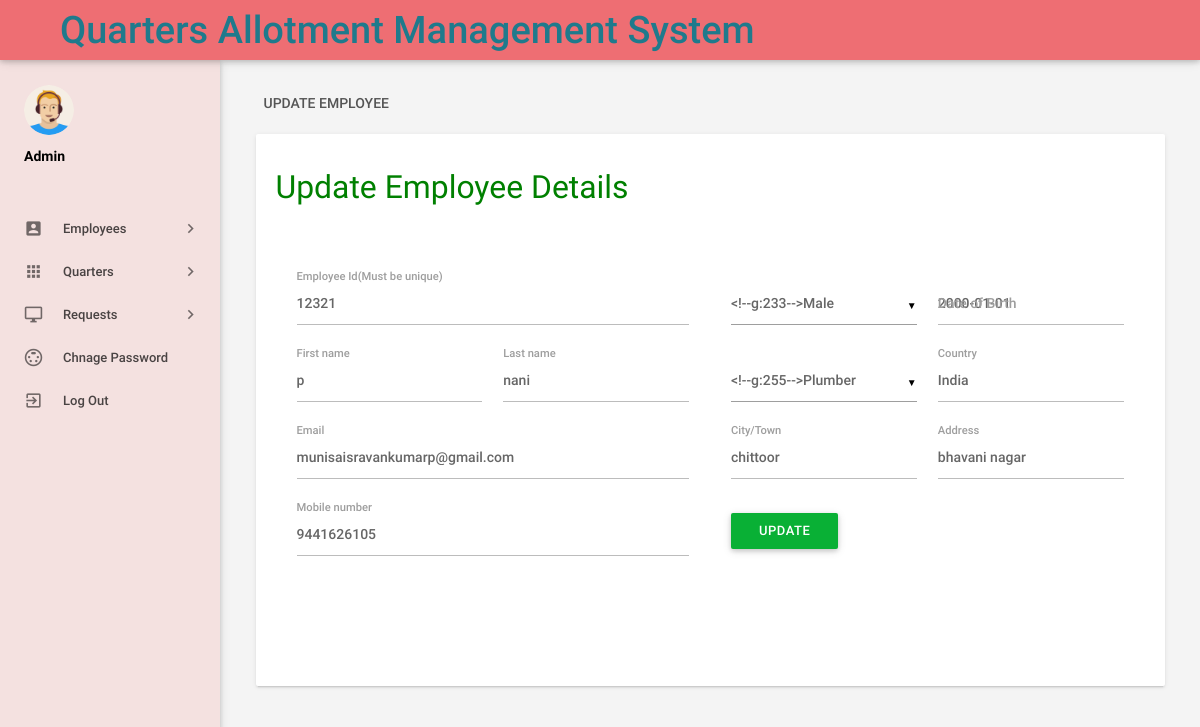
Screenshot of /admin/editemployee.php?empid=10 (signed in) with the database file from the repository.
### tables this page shows
CREATE TABLE `tblemployees` (
  `id` int(11) NOT NULL,
  `EmpId` varchar(100) NOT NULL,
  `FirstName` varchar(150) NOT NULL,
  `LastName` varchar(150) NOT NULL,
  `EmailId` varchar(200) NOT NULL,
  `Password` varchar(180) NOT NULL,
  `Gender` varchar(100) NOT NULL,
  `Dob` varchar(100) NOT NULL,
  `Department` varchar(255) NOT NULL,
  `Address` varchar(255) NOT NULL,
  `City` varchar(200) NOT NULL,
  `Country` varchar(150) NOT NULL,
  `Phonenumber` char(11) NOT NULL,
  `Status` int(1) NOT NULL,
  `RegDate` timestamp NOT NULL DEFAULT current_timestamp()
);

### admin/editemployee.php (the view, shortened to what this page needs)
<?php
include('includes/config.php');
if(strlen($_SESSION['alogin'])==0)
    {
header('location:index.php');
}
else{
    ?>
<!DOCTYPE html>
<html lang="en">
    <head>
        <link type="text/css" rel="stylesheet" href="../assets/plugins/materialize/css/materialize.min.css"/>
         <link type="text/css" rel="stylesheet" href="../assets/plugins/materialize/css/materialize.css"/>
        <link href="../assets/plugins/material-preloader/css/materialPreloader.min.css" rel="stylesheet">
        <link href="../assets/css/alpha.min.css" rel="stylesheet" type="text/css"/>
        <link href="../assets/css/custom.css" rel="stylesheet" type="text/css"/>
        <link href="../assets/css/style.css" rel="stylesheet" type="text/css"/>
    </head>
    <body>
  <?php include('includes/header.php');?>
       <?php include('includes/sidebar.php');?>
   <main class="mn-inner">
                <div class="row">
                    <div class="col s12">
                        <div class="page-title">Update employee</div>
                    </div>
                    <div class="col s12 m12 l12">
                        <div class="card">
                            <div class="card-content">
                                <form id="example-form" method="post" name="updatemp">
                                    <div>
                                        <h4 style="color: green;">Update Employee Details</h4>
                                        <section>
                                            <div class="wizard-content">
                                                <div class="row">
                                                    <div class="col m6">
                                                        <div class="row">
<?php
$eid=intval($_GET['empid']);
$sql = "SELECT * from  tblemployees where id=:eid";
$query = $dbh -> prepare($sql);
$query -> bindParam(':eid',$eid, PDO::PARAM_STR);
$query->execute();
$results=$query->fetchAll(PDO::FETCH_OBJ);
if($query->rowCount() > 0)
{
foreach($results as $result)
{               ?>
 <div class="input-field col  s12">
<label for="empcode">Employee Id(Must be unique)</label>
<input  name="empcode" id="empcode" value="<?php echo htmlentities($result->EmpId);?>" type="text" autocomplete="off" readonly required>
</div>
<div class="input-field col m6 s12">
<label for="firstName">First name</label>
<input id="firstName" name="firstName" value="<?php echo htmlentities($result->FirstName);?>"  type="text" required>
</div>
<div class="input-field col m6 s12">
<label for="lastName">Last name </label>
<input id="lastName" name="lastName" value="<?php echo htmlentities($result->LastName);?>" type="text" autocomplete="off" required>
</div>
<div class="input-field col s12">
<label for="email">Email</label>
<input  name="email" type="email" id="email" value="<?php echo htmlentities($result->EmailId);?>" readonly autocomplete="off" required>
</div>
<div class="input-field col s12">
<label for="phone">Mobile number</label>
<input id="phone" name="mobileno" type="tel" value="<?php echo htmlentities($result->Phonenumber);?>" maxlength="10" autocomplete="off" required>
 </div>
</div>
</div>
<div class="col m6">
<div class="row">
<div class="input-field col m6 s12">
</div>
<div class="input-field col m6 s12">
<label for="birthdate">Date of Birth</label>
<input id="birthdate" name="dob"  class="datepicker" value="<?php echo htmlentities($result->Dob);?>" >
</div>
<div class="input-field col m6 s12">
</div>
<div class="input-field col m6 s12">
<label for="country">Country</label>
<input id="country" name="country" type="text"  value="<?php echo htmlentities($result->Country);?>" autocomplete="off" required>
</div>
<div class="input-field col m6 s12">
<label for="city">City/Town</label>
<input id="city" name="city" type="text"  value="<?php echo htmlentities($result->City);?>" autocomplete="off" required>
 </div>
<div class="input-field col m6 s12">
<label for="address">Address</label>
<input id="address" name="address" type="text"  value="<?php echo htmlentities($result->Address);?>" autocomplete="off" required>
</div>
<?php }}?>
<div class="input-field col s12">
<button type="submit" name="update"  id="update" class="waves-effect waves-light btn indigo m-b-xs">UPDATE</button>
</div>
                                                        </div>
                                                    </div>
                                                </div>
                                            </div>
                                        </section>
                                    </div>
                                </form>
                            </div>
                        </div>
                    </div>
                </div>
            </main>
        </div>
        <div class="left-sidebar-hover"></div>
    </body>
</html>
<?php } ?>

### assets/css/style.css (style rules this page uses)
h4 { color: green!important; }
.btn { background:#09b035!important; }

### rows the page displays
tblemployees: empcode "12321", firstName "p", lastName "nani", email "munisaisravankumarp@gmail.com", mobileno "9441626105", dob "2000-01-01", country "India", city "chittoor", address "bhavani nagar"
